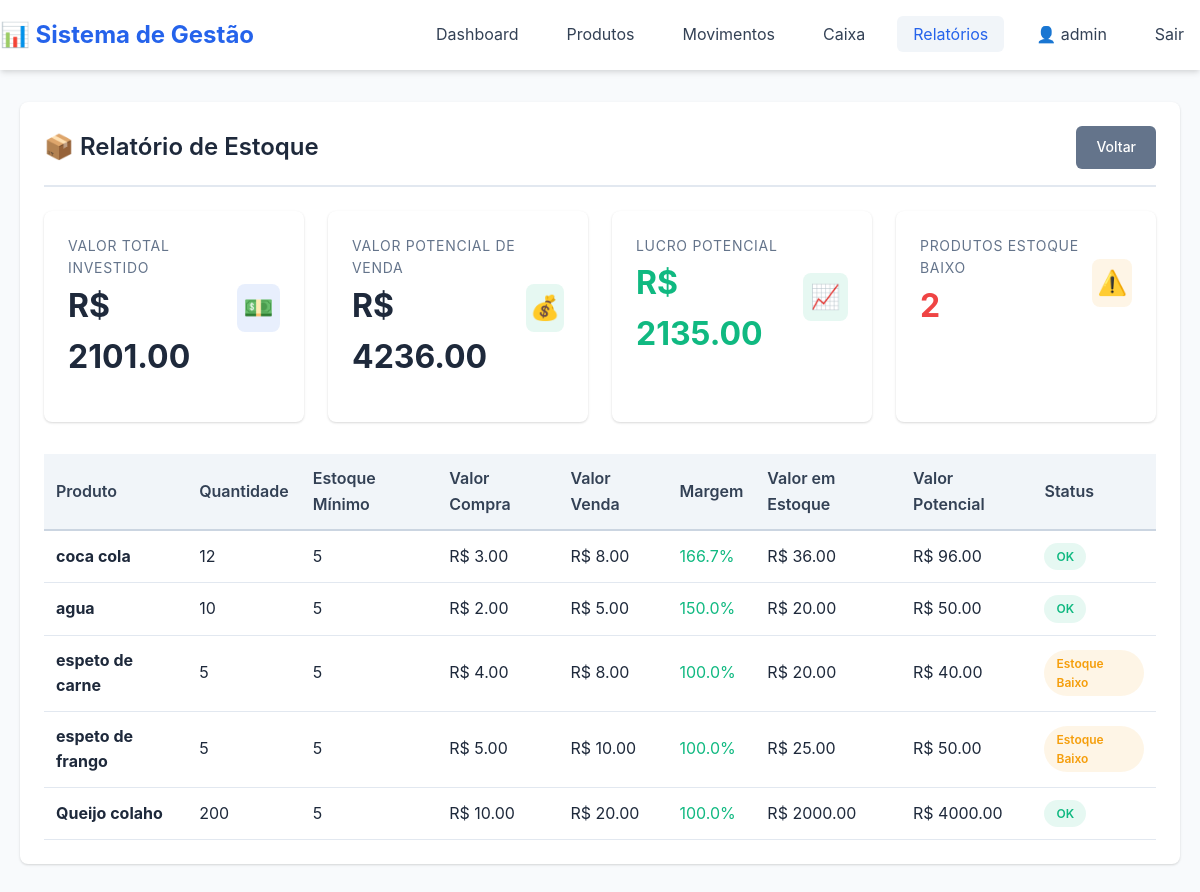
The page /relatorios/estoque (signed in) on the database as committed earlier.
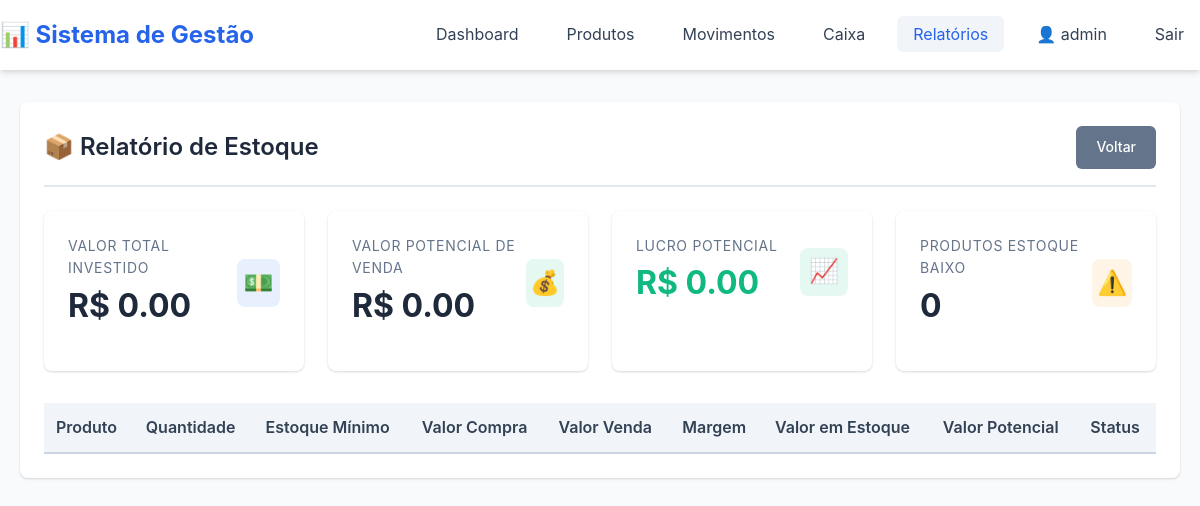
The same page on the database as committed later.
### app/models/produto.py (models this page shows, shortened)
class Produto(db.Model):
    __tablename__ = 'produto'
    id = db.Column(db.Integer, primary_key=True)
    nome = db.Column(db.String(100), nullable=False)
    qtd = db.Column(db.Integer, default=0)
    valor_compra = db.Column(db.Float, nullable=False)
    valor_venda = db.Column(db.Float, nullable=False)
    estoque_minimo = db.Column(db.Integer, default=5)
    ativo = db.Column(db.Boolean, default=True)
    movimentos = db.relationship('Movimento', backref='produto', lazy=True, cascade='all, delete-orphan')
    @property
    def quantidade(self):
        return self.qtd
    @property
    def estoque_baixo(self):
        return self.qtd <= self.estoque_minimo
    @property
    def margem_lucro(self):
        if self.valor_compra > 0:
            return ((self.valor_venda - self.valor_compra) / self.valor_compra) * 100
        return 0
    def to_dict(self):
        return {
            'id': self.id,
            'nome': self.nome,
            'qtd': self.qtd,
            'quantidade': self.quantidade,  # Adiciona para compatibilidade
            'valor_compra': self.valor_compra,
            'valor_venda': self.valor_venda,
            'estoque_minimo': self.estoque_minimo,
            'estoque_baixo': self.estoque_baixo,
            'margem_lucro': self.margem_lucro,
            'ativo': self.ativo
        }

### app/blueprints/relatorios.py (the view)
@relatorios_bp.route('/estoque')
@login_required
def estoque():
    relatorio = RelatorioService.relatorio_estoque()
    return render_template('relatorios/estoque.html', relatorio=relatorio)

### app/templates/relatorios/estoque.html (shortened to what this page needs)
{% extends 'base.html' %}
{% block content %}
<div class="card">
    <div class="card-header">
        <h1 class="card-title">📦 Relatório de Estoque</h1>
        <a href="{{ url_for('relatorios.index') }}" class="btn btn-secondary">Voltar</a>
    </div>
    <div class="dashboard-cards">
        <div class="stat-card">
            <div class="stat-card-header">
                <div>
                    <div class="stat-card-label">Valor Total Investido</div>
                    <div class="stat-card-value">R$ {{ "%.2f"|format(relatorio.total_valor_estoque) }}</div>
                </div>
                <div class="stat-card-icon primary">💵</div>
            </div>
        </div>
        <div class="stat-card">
            <div class="stat-card-header">
                <div>
                    <div class="stat-card-label">Valor Potencial de Venda</div>
                    <div class="stat-card-value">R$ {{ "%.2f"|format(relatorio.total_valor_venda) }}</div>
                </div>
                <div class="stat-card-icon success">💰</div>
            </div>
        </div>
        <div class="stat-card">
            <div class="stat-card-header">
                <div>
                    <div class="stat-card-label">Lucro Potencial</div>
                    <div class="stat-card-value text-success">R$ {{ "%.2f"|format(relatorio.lucro_potencial) }}</div>
                </div>
                <div class="stat-card-icon success">📈</div>
            </div>
        </div>
        <div class="stat-card">
            <div class="stat-card-header">
                <div>
                    <div class="stat-card-label">Produtos Estoque Baixo</div>
                    <div class="stat-card-value {{ 'text-danger' if relatorio.produtos_estoque_baixo > 0 }}">{{ relatorio.produtos_estoque_baixo }}</div>
                </div>
                <div class="stat-card-icon warning">⚠️</div>
            </div>
        </div>
    </div>
    <div class="table-responsive">
        <table>
            <thead>
                <tr>
                    <th>Produto</th>
                    <th>Quantidade</th>
                    <th>Estoque Mínimo</th>
                    <th>Valor Compra</th>
                    <th>Valor Venda</th>
                    <th>Margem</th>
                    <th>Valor em Estoque</th>
                    <th>Valor Potencial</th>
                    <th>Status</th>
                </tr>
            </thead>
            <tbody>
                {% for p in relatorio.produtos %}
                <tr>
                    <td><strong>{{ p.nome }}</strong></td>
                    <td>{{ p.qtd }}</td>
                    <td>{{ p.estoque_minimo }}</td>
                    <td>R$ {{ "%.2f"|format(p.valor_compra) }}</td>
                    <td>R$ {{ "%.2f"|format(p.valor_venda) }}</td>
                    <td class="{{ 'text-success' if p.margem_lucro > 0 else 'text-danger' }}">
                        {{ "%.1f"|format(p.margem_lucro) }}%
                    </td>
                    <td>R$ {{ "%.2f"|format(p.qtd * p.valor_compra) }}</td>
                    <td>R$ {{ "%.2f"|format(p.qtd * p.valor_venda) }}</td>
                    <td>
                        {% if p.estoque_baixo %}
                            <span class="badge badge-warning">Estoque Baixo</span>
                        {% else %}
                            <span class="badge badge-success">OK</span>
                        {% endif %}
                    </td>
                </tr>
                {% endfor %}
            </tbody>
        </table>
    </div>
</div>
{% endblock %}

Rows that differ between the two databases and show on the page:
removed Produto: nome "coca cola", qtd "12", estoque_minimo "5", valor_compra "3.00", valor_venda "8.00", margem_lucro "166.7", p.qtd*p.valor_compra "36.00", p.qtd*p.valor_venda "96.00", shows "OK"
removed Produto: nome "agua", qtd "10", estoque_minimo "5", valor_compra "2.00", valor_venda "5.00", margem_lucro "150.0", p.qtd*p.valor_compra "20.00", p.qtd*p.valor_venda "50.00", shows "OK"
removed Produto: nome "espeto de carne", qtd "5", estoque_minimo "5", valor_compra "4.00", valor_venda "8.00", margem_lucro "100.0", p.qtd*p.valor_compra "20.00", p.qtd*p.valor_venda "40.00", shows "Estoque Baixo"
removed Produto: nome "espeto de frango", qtd "5", estoque_minimo "5", valor_compra "5.00", valor_venda "10.00", margem_lucro "100.0", p.qtd*p.valor_compra "25.00", p.qtd*p.valor_venda "50.00", shows "Estoque Baixo"
removed Produto: nome "Queijo colaho", qtd "200", estoque_minimo "5", valor_compra "10.00", valor_venda "20.00", margem_lucro "100.0", p.qtd*p.valor_compra "2000.00", p.qtd*p.valor_venda "4000.00", shows "OK"
Other text that changed with them:
{{ "%.2f"|format(relatorio.total_valor_estoque) }}: "2101.00" → "0.00"
{{ "%.2f"|format(relatorio.total_valor_venda) }}: "4236.00" → "0.00"
{{ "%.2f"|format(relatorio.lucro_potencial) }}: "2135.00" → "0.00"
{{ relatorio.produtos_estoque_baixo }}: "2" → "0"
